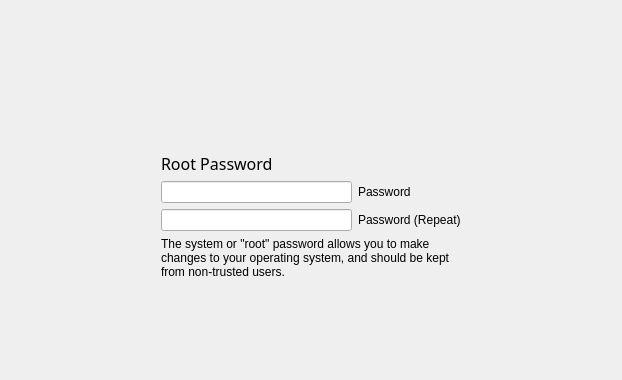
      <widget class="QWidget" name="Page_Root">
       <layout class="QGridLayout" name="gridLayout_5">
        <item row="0" column="0" rowspan="3">
         <spacer name="horizontalSpacer_12">
          <property name="orientation">
           <enum>Qt::Horizontal</enum>
          </property>
          <property name="sizeType">
           <enum>QSizePolicy::Expanding</enum>
          </property>
          <property name="sizeHint" stdset="0">
           <size>
            <width>150</width>
            <height>341</height>
           </size>
          </property>
         </spacer>
        </item>
        <item row="0" column="1">
         <spacer name="verticalSpacer_5">
          <property name="orientation">
           <enum>Qt::Vertical</enum>
          </property>
          <property name="sizeType">
           <enum>QSizePolicy::Expanding</enum>
          </property>
          <property name="sizeHint" stdset="0">
           <size>
            <width>20</width>
            <height>50</height>
           </size>
          </property>
         </spacer>
        </item>
        <item row="1" column="1">
         <layout class="QVBoxLayout" name="verticalLayout_2">
          <item>
           <layout class="QHBoxLayout" name="horizontalLayout_3">
            <item>
             <spacer name="horizontalSpacer_10">
              <property name="orientation">
               <enum>Qt::Horizontal</enum>
              </property>
              <property name="sizeHint" stdset="0">
               <size>
                <width>40</width>
                <height>20</height>
               </size>
              </property>
             </spacer>
            </item>
            <item>
             <widget class="QLabel" name="label_9">
              <property name="sizePolicy">
               <sizepolicy hsizetype="Fixed" vsizetype="Fixed">
                <horstretch>0</horstretch>
                <verstretch>0</verstretch>
               </sizepolicy>
              </property>
              <property name="minimumSize">
               <size>
                <width>55</width>
                <height>55</height>
               </size>
              </property>
              <property name="maximumSize">
               <size>
                <width>55</width>
                <height>55</height>
               </size>
              </property>
              <property name="styleSheet">
               <string notr="true">border: transparent;
background: transparent;</string>
              </property>
              <property name="text">
               <string/>
              </property>
              <property name="pixmap">
               <pixmap resource="pc-firstboot.qrc">:/modules/images/encrypted.png</pixmap>
              </property>
              <property name="scaledContents">
               <bool>true</bool>
              </property>
             </widget>
            </item>
            <item>
             <spacer name="horizontalSpacer_11">
              <property name="orientation">
               <enum>Qt::Horizontal</enum>
              </property>
              <property name="sizeHint" stdset="0">
               <size>
                <width>40</width>
                <height>20</height>
               </size>
              </property>
             </spacer>
            </item>
           </layout>
          </item>
          <item>
           <widget class="QLabel" name="label_10">
            <property name="sizePolicy">
             <sizepolicy hsizetype="Preferred" vsizetype="Preferred">
              <horstretch>0</horstretch>
              <verstretch>0</verstretch>
             </sizepolicy>
            </property>
            <property name="minimumSize">
             <size>
              <width>300</width>
              <height>0</height>
             </size>
            </property>
            <property name="font">
             <font>
              <family>Noto Sans</family>
              <pointsize>12</pointsize>
             </font>
            </property>
            <property name="styleSheet">
             <string notr="true">background: transparent;</string>
            </property>
            <property name="text">
             <string>Root Password</string>
            </property>
           </widget>
          </item>
          <item>
           <layout class="QGridLayout" name="gridLayout_3">
            <item row="0" column="0">
             <widget class="QLineEdit" name="lineRootPW">
              <property name="echoMode">
               <enum>QLineEdit::Password</enum>
              </property>
             </widget>
            </item>
            <item row="0" column="1">
             <widget class="QLabel" name="label_6">
              <property name="styleSheet">
               <string notr="true">background: transparent;</string>
              </property>
              <property name="text">
               <string>Password</string>
              </property>
             </widget>
            </item>
            <item row="0" column="2">
             <spacer name="horizontalSpacer_8">
              <property name="orientation">
               <enum>Qt::Horizontal</enum>
              </property>
              <property name="sizeType">
               <enum>QSizePolicy::Minimum</enum>
              </property>
              <property name="sizeHint" stdset="0">
               <size>
                <width>40</width>
                <height>20</height>
               </size>
              </property>
             </spacer>
            </item>
            <item row="1" column="0">
             <widget class="QLineEdit" name="lineRootPW2">
              <property name="echoMode">
               <enum>QLineEdit::Password</enum>
              </property>
             </widget>
            </item>
            <item row="1" column="1" colspan="2">
             <widget class="QLabel" name="label_8">
              <property name="styleSheet">
               <string notr="true">background: transparent;</string>
              </property>
              <property name="text">
               <string>Password (Repeat)</string>
              </property>
             </widget>
            </item>
           </layout>
          </item>
          <item>
           <widget class="QLabel" name="label_11">
            <property name="sizePolicy">
             <sizepolicy hsizetype="MinimumExpanding" vsizetype="Preferred">
              <horstretch>0</horstretch>
              <verstretch>0</verstretch>
             </sizepolicy>
            </property>
            <property name="styleSheet">
             <string notr="true">background: transparent;</string>
            </property>
            <property name="text">
             <string>The system or &quot;root&quot; password allows you to make changes to your operating system, and should be kept from non-trusted users. </string>
            </property>
            <property name="wordWrap">
             <bool>true</bool>
            </property>
           </widget>
          </item>
         </layout>
        </item>
        <item row="1" column="2" rowspan="2">
         <spacer name="horizontalSpacer_13">
          <property name="orientation">
           <enum>Qt::Horizontal</enum>
          </property>
          <property name="sizeType">
           <enum>QSizePolicy::Expanding</enum>
          </property>
          <property name="sizeHint" stdset="0">
           <size>
            <width>150</width>
            <height>278</height>
           </size>
          </property>
         </spacer>
        </item>
        <item row="2" column="1">
         <spacer name="verticalSpacer_6">
          <property name="orientation">
           <enum>Qt::Vertical</enum>
          </property>
          <property name="sizeType">
           <enum>QSizePolicy::Expanding</enum>
          </property>
          <property name="sizeHint" stdset="0">
           <size>
            <width>20</width>
            <height>20</height>
           </size>
          </property>
         </spacer>
        </item>
       </layout>
      </widget>
